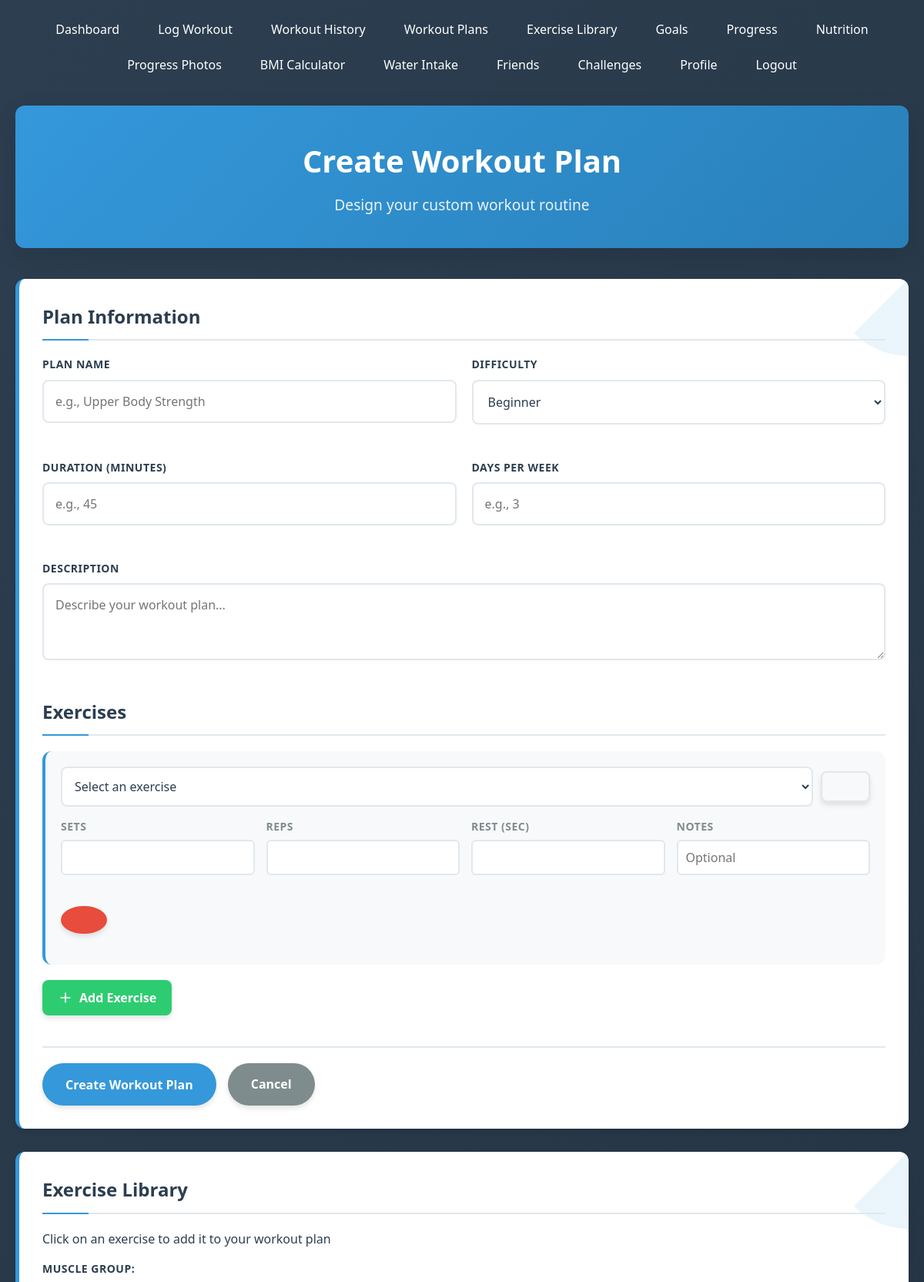
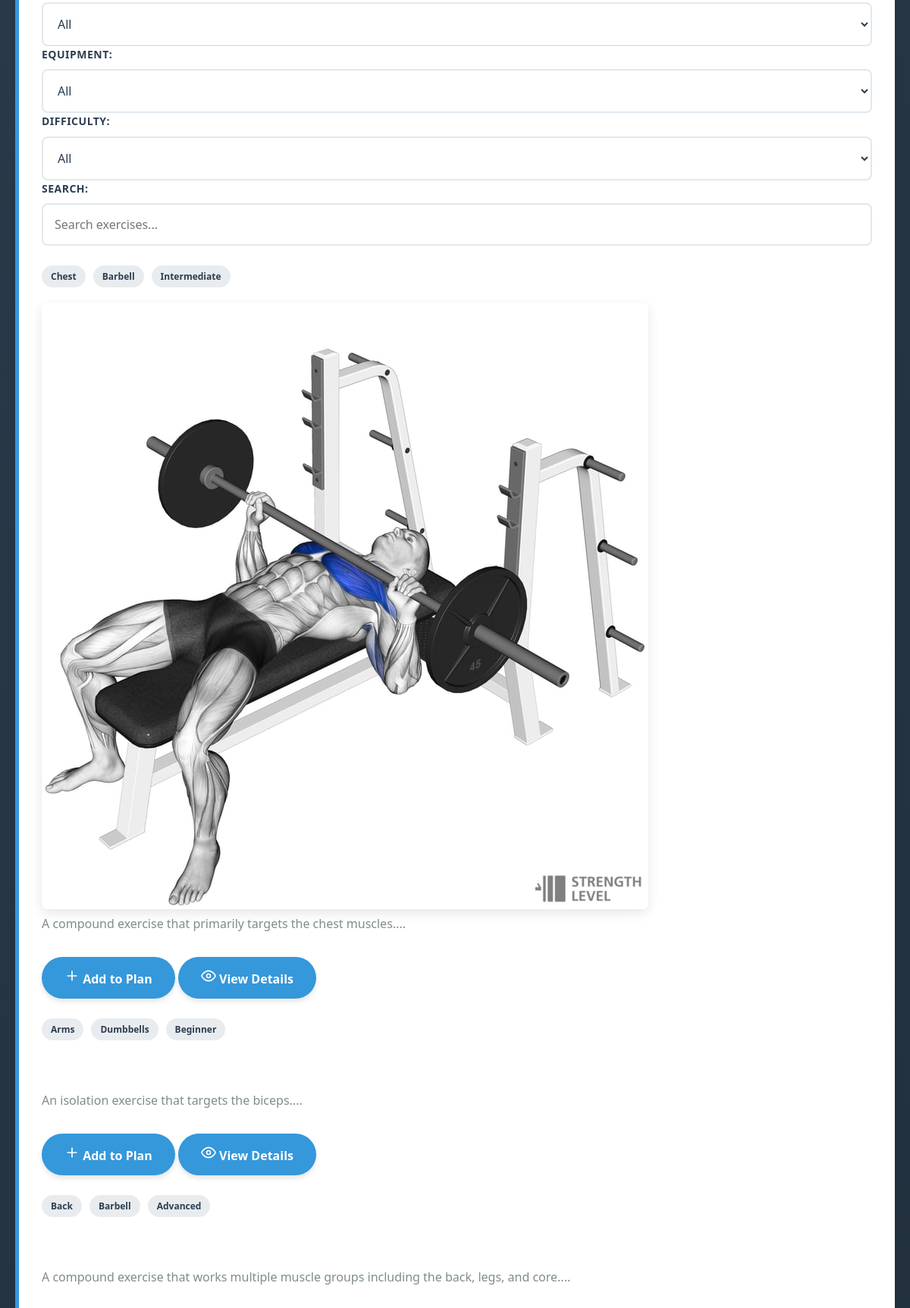
/create_workout_plan.php (signed in, upper part), run on the app's committed database (2 pictures, top to bottom).
### tables this page shows
CREATE TABLE `exercises` (
  `id` int(11) NOT NULL,
  `name` varchar(100) NOT NULL,
  `description` text DEFAULT NULL,
  `instructions` text DEFAULT NULL,
  `muscle_group` varchar(50) DEFAULT NULL,
  `equipment` varchar(50) DEFAULT NULL,
  `difficulty` enum('beginner','intermediate','advanced') DEFAULT NULL,
  `image_url` varchar(255) DEFAULT NULL
);

### create_workout_plan.php (the view, shortened to what this page needs)
<?php
require_once 'config/db.php';
$stmt = $pdo->prepare("SELECT * FROM exercises ORDER BY name");
$stmt->execute();
$exercises = $stmt->fetchAll();
?>
<?php include 'includes/header.php'; ?>
<div class="page-header">
    <h1>Create Workout Plan</h1>
    <p>Design your custom workout routine</p>
</div>
<div class="card">
    <form method="POST" id="workout-plan-form">
        <div class="form-section">
            <h2>Plan Information</h2>
            <div class="form-row">
                <div class="form-group">
                    <label>Plan Name</label>
                    <input type="text" name="name" required placeholder="e.g., Upper Body Strength">
                </div>
                <div class="form-group">
                    <label>Difficulty</label>
                    <select name="difficulty" required>
                        <option value="beginner">Beginner</option>
                    </select>
                </div>
            </div>
            <div class="form-row">
                <div class="form-group">
                    <label>Duration (minutes)</label>
                    <input type="number" name="duration" min="10" required placeholder="e.g., 45">
                </div>
                <div class="form-group">
                    <label>Days per Week</label>
                    <input type="number" name="days_per_week" min="1" max="7" required placeholder="e.g., 3">
                </div>
            </div>
            <div class="form-group">
                <label>Description</label>
                <textarea name="description" rows="3" placeholder="Describe your workout plan..."></textarea>
            </div>
        </div>
        <div class="form-section">
            <h2>Exercises</h2>
            <div id="exercises-container">
                <div class="exercise-row">
                    <div class="exercise-select-container">
                        <select name="exercises[0][id]" class="exercise-select" required>
                            <option value="">Select an exercise</option>
                        </select>
                        <button type="button" class="exercise-info-btn" title="Exercise Info">
                        </button>
                    </div>
                    <div class="exercise-details">
                        <div class="detail-input">
                            <label>Sets</label>
                            <input type="number" name="exercises[0][sets]" min="1" required>
                        </div>
                        <div class="detail-input">
                            <label>Reps</label>
                            <input type="number" name="exercises[0][reps]" min="1" required>
                        </div>
                        <div class="detail-input">
                            <label>Rest (sec)</label>
                            <input type="number" name="exercises[0][rest_time]" min="0" required>
                        </div>
                        <div class="detail-input">
                            <label>Notes</label>
                            <input type="text" name="exercises[0][notes]" placeholder="Optional">
                        </div>
                        <button type="button" class="remove-exercise" title="Remove Exercise">
                        </button>
                    </div>
                </div>
            </div>
            <button type="button" id="add-exercise" class="btn-secondary">
                <svg xmlns="http://www.w3.org/2000/svg" width="20" height="20" viewBox="0 0 24 24" fill="none" stroke="currentColor" stroke-width="2" stroke-linecap="round" stroke-linejoin="round">
                    <line x1="12" y1="5" x2="12" y2="19"></line>
                    <line x1="5" y1="12" x2="19" y2="12"></line>
                </svg>
                Add Exercise
            </button>
        </div>
        <div class="form-actions">
            <button type="submit" class="btn btn-primary">Create Workout Plan</button>
            <a href="workout_plans.php" class="btn btn-secondary">Cancel</a>
        </div>
    </form>
</div>
<div class="card">
    <div class="exercise-selection-header">
        <h2>Exercise Library</h2>
        <p>Click on an exercise to add it to your workout plan</p>
        <div class="exercise-filters">
            <div class="filter-group">
                <label for="muscle-filter">Muscle Group:</label>
                <select id="muscle-filter">
                    <option value="">All</option>
                </select>
            </div>
            <div class="filter-group">
                <label for="equipment-filter">Equipment:</label>
                <select id="equipment-filter">
                    <option value="">All</option>
                </select>
            </div>
            <div class="filter-group">
                <label for="difficulty-filter">Difficulty:</label>
                <select id="difficulty-filter">
                    <option value="">All</option>
                </select>
            </div>
            <div class="filter-group">
                <label for="search-exercises">Search:</label>
                <input type="text" id="search-exercises" placeholder="Search exercises...">
            </div>
        </div>
    </div>
    <div class="exercise-library-grid">
        <?php if (count($exercises) > 0): ?>
            <?php foreach ($exercises as $exercise): ?>
                <div class="exercise-library-card"
                     data-muscle="<?php echo $exercise['muscle_group']; ?>"
                     data-equipment="<?php echo $exercise['equipment']; ?>"
                     data-difficulty="<?php echo $exercise['difficulty']; ?>"
                     data-name="<?php echo strtolower($exercise['name']); ?>">
                    <div class="exercise-card-header">
                        <h4><?php echo htmlspecialchars($exercise['name']); ?></h4>
                        <div class="exercise-tags">
                            <span class="tag"><?php echo ucfirst($exercise['muscle_group']); ?></span>
                            <span class="tag"><?php echo ucfirst(str_replace('_', ' ', $exercise['equipment'])); ?></span>
                            <span class="tag"><?php echo ucfirst($exercise['difficulty']); ?></span>
                        </div>
                    </div>
                    <div class="exercise-card-body">
                        <?php if ($exercise['image_url'] && file_exists($exercise['image_url'])): ?>
                            <div class="exercise-image">
                                <img src="<?php echo $exercise['image_url']; ?>" alt="<?php echo htmlspecialchars($exercise['name']); ?>">
                            </div>
                        <?php else: ?>
                            <div class="exercise-image-placeholder">
                            </div>
                        <?php endif; ?>
                        <div class="exercise-description">
                            <p><?php echo substr($exercise['description'], 0, 100) . '...'; ?></p>
                        </div>
                    </div>
                    <div class="exercise-card-footer">
                        <button type="button" class="add-exercise-btn" data-exercise-id="<?php echo $exercise['id']; ?>">
                            <svg xmlns="http://www.w3.org/2000/svg" width="20" height="20" viewBox="0 0 24 24" fill="none" stroke="currentColor" stroke-width="2" stroke-linecap="round" stroke-linejoin="round">
                                <line x1="12" y1="5" x2="12" y2="19"></line>
                                <line x1="5" y1="12" x2="19" y2="12"></line>
                            </svg>
                            Add to Plan
                        </button>
                        <button type="button" class="view-exercise-btn" data-exercise-id="<?php echo $exercise['id']; ?>">
                            <svg xmlns="http://www.w3.org/2000/svg" width="20" height="20" viewBox="0 0 24 24" fill="none" stroke="currentColor" stroke-width="2" stroke-linecap="round" stroke-linejoin="round">
                                <path d="M1 12s4-8 11-8 11 8 11 8-4 8-11 8-11-8-11-8z"></path>
                                <circle cx="12" cy="12" r="3"></circle>
                            </svg>
                            View Details
                        </button>
                    </div>
                </div>
            <?php endforeach; ?>
        <?php endif; ?>
    </div>
</div>
<?php include 'includes/footer.php'; ?>

### data on the page
exercises: muscle_group "Chest", equipment "Barbell", difficulty "Intermediate", image_url (picture), description "A compound exercise that primarily targets the chest muscles."
exercises: muscle_group "Arms", equipment "Dumbbells", difficulty "Beginner", description "An isolation exercise that targets the biceps."
exercises: muscle_group "Back", equipment "Barbell", difficulty "Advanced", description "A compound exercise that works multiple muscle groups including the back, legs, and core."
